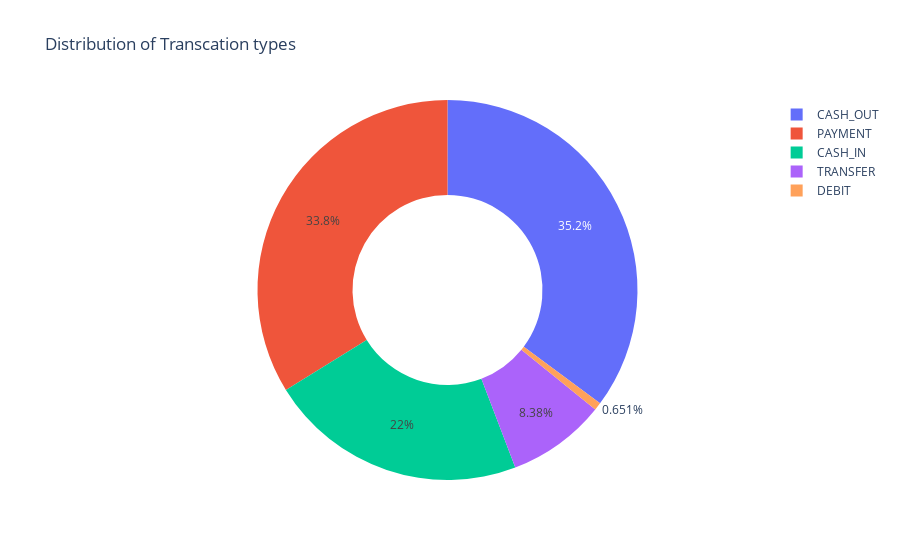

The code cell stored with this chart in its notebook:
### Code cell
import plotly.express as px
figure = px.pie(data,values = quantity,names= transcations,hole = 0.5,title = "Distribution of Transcation types")
figure.show()

### Figure 1 — Plotly figure (JSON) as saved in the notebook; plotly's stock layout.template omitted (floating-point values rounded to 4 significant figures)
{"data": [{"domain": {"x": [0, 1], "y": [0, 1]}, "hole": 0.5, "hovertemplate": "label=%{label}<br>value=%{value}<extra></extra>", "labels": ["CASH_OUT", "PAYMENT", "CASH_IN", "TRANSFER", "DEBIT"], "legendgroup": "", "name": "", "showlegend": true, "type": "pie", "values": [2237500, 2151495, 1399284, 532909, 41432]}], "layout": {"autosize": true, "legend": {"tracegroupgap": 0}, "title": {"text": "Distribution of Transcation types"}}}
